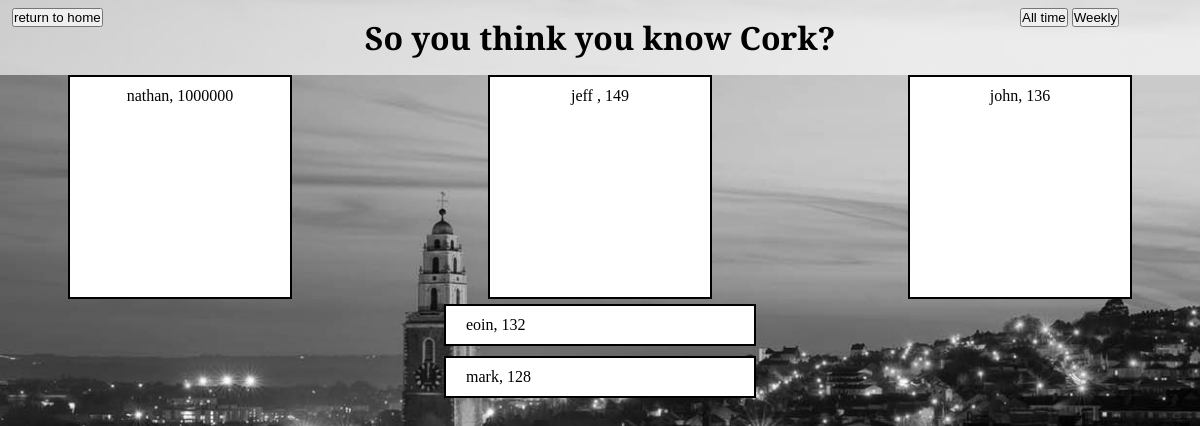
The app's page /leaderboard/, older data.
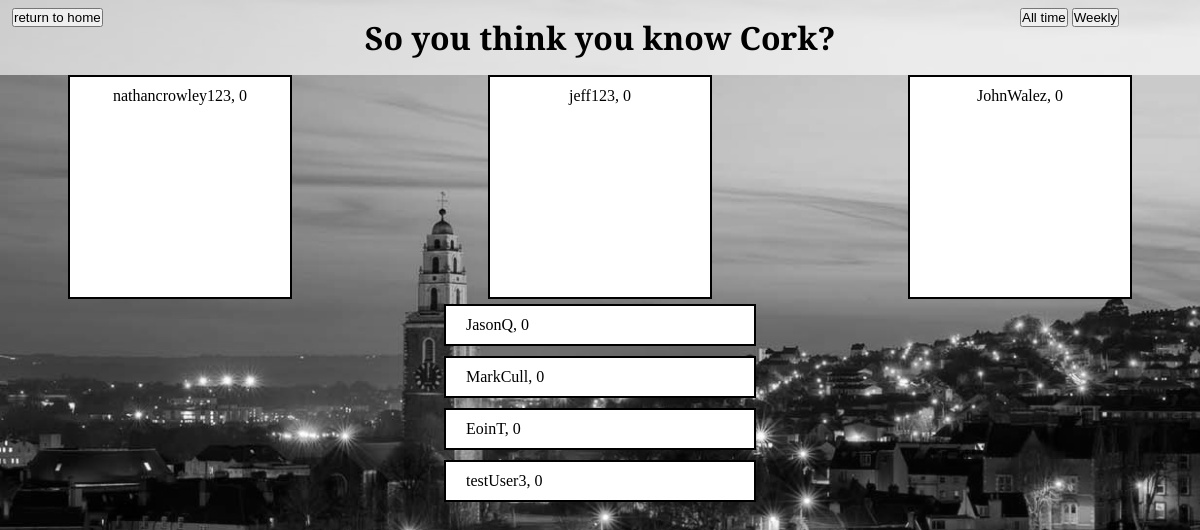
The same page, newer data.
### leaderboard/models.py (models this page shows)
class User(models.Model):
    def __str__(self):
        return '{}, {}'.format(self.user_name, self.high_score)
    user_name = models.CharField(max_length=200)
    high_score = models.IntegerField(default=0)

### leaderboard/views.py (the view)
# urls.py: path('leaderboard/', leaderboardViews.leaderboard, name='leaderboard-page'),
def leaderboard(request):
    if(User.objects.count()>3):
        leaderboard=User.objects.order_by("high_score").reverse()
        top_three_users=leaderboard[:3]
        context = {'number_of_users':User.objects.count(),
                    '1rst':top_three_users[0],
                    '2nd':top_three_users[1],
                    '3rd':top_three_users[2],
                    'rest_of_users':leaderboard[3:],
                    'today':date.today().strftime("%d/%m/%Y"),
                }
    else:
        context={'number_of_users':User.objects.count()}
    return render(request, 'leaderboard.html', context)

### teamProject/templates/teamProject/leaderboard.html (shortened to what this page needs)
{% extends 'base.html' %}
{% block content %}
    <head>
        {% load static %}
        <link rel="stylesheet"  href="{% static 'leaderboard.css' %}">
    </head>
    <div class="container">
        <div id="database_swtiches">
            <button class="all_time">All time</button>
            <button class="weekly">Weekly</button>
        </div>
        {% if number_of_users > 0 %}
        <ul class="container">
            <li id="first">
                <span> {{ 1rst }}</span>
            </li>
            <li id="second">
                <span> {{ 2nd }}</span>
            </li>
            <li id="third">
                <span> {{ 3rd }}</span>
            </li>
        </ul>
        <ol id="leaderboard1">
            {% for user in rest_of_users %}
                <li>
                    <span> {{ user }} {{ high_score }} </span>
                </li>
            {% endfor %}
        </ol>
        {% else %}
            <p>No users available.</p>
        {% endif %}
    </div>
{% endblock content %}

### teamProject/templates/teamProject/base.html (shortened to what this page needs)
<!DOCTYPE html>
<html>
<head>
{% load static %}
<link href="{% static 'main.css' %}" rel="stylesheet">
</head>
<body>
    <div class="container">
        <div id="top">
            <header>
                <button id="redirect_home" onclick="document.location.href='/home'">return to home</button>
                <h1 id="title">So you think you know Cork?</h1>
            </header>
        </div>
    {% block content %}
    {% endblock %}
    </div>
</body>
</html>

### static/main.css (style rules this page uses)
* { margin: 0; padding: 0; }
.container { width: 100vw; display: grid; grid-template-columns: 20% 60% 20%; grid-template-rows: auto; grid-template-areas: "header header header" "aside1 main aside2" "aside3 main1 aside4" "footer footer footer"; }
body { background-size: cover; background-repeat: no-repeat; background-attachment: fixed; background-image: url("/static/images/corkCity.png"); max-width: 100%; padding: 0; margin: 0; width: 100vw; height: 100vh; background-color: #000000; }
#top { padding: 1em; font-family: 'Slabo 27px', serif; font-weight: 400; grid-area: header; text-align: center; background-color: rgba(255, 255, 255, 0.637); }
ul { margin: 0; padding: 0; }
ul li { margin: 0; list-style: none; text-align: center; }

### static/leaderboard.css (style rules this page uses)
li,p { margin: 5px; border: 2px solid black; padding:10px; width: 30%; background-color: white; }
span { margin: 5px; padding:5px; }
#redirect_home { position: absolute; top:1%; left: 1%; }
#database_swtiches { position: absolute; top:1%; left:85%; }
ul,ol { list-style-type: none; }
ul li { margin: auto; width: 200px; height: 200px; text-align: center; }
#first { grid-area: aside1; }
#second { position: main; grid-area: main; }
#third { grid-area: aside2; }
#leaderboard1 { display: grid; width: 80%; grid-area: footer; margin: auto; align-items: center; justify-items: center; }
.container { grid-template-columns: 30% 40% 30%; }

Row changes from the older to the newer data that the page shows:
removed User: user_name+high_score "nathan, 1000000"
removed User: user_name+high_score "jeff , 149"
removed User: user_name+high_score "john, 136"
removed User: user_name+high_score "eoin, 132"
removed User: user_name+high_score "mark, 128"
added User: user_name+high_score "nathancrowley123, 0"
added User: user_name+high_score "jeff123, 0"
added User: user_name+high_score "JohnWalez, 0"
added User: user_name+high_score "JasonQ, 0"
added User: user_name+high_score "MarkCull, 0"
added User: user_name+high_score "EoinT, 0"
added User: user_name+high_score "testUser3, 0"
